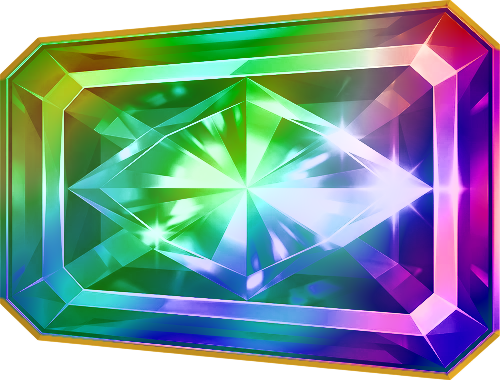
#> input picture assets/gems/multicolor.png, 500 x 380 px, found by its file name
$ python add_multicolor.py ../assets/gems/multicolor.png
#> lines starting #> are read from the running program, lines starting #| are printed output that depends on the picture
"""Put the multicolor gem on both wheels of a built game folder.
usage (repo root; needs pillow): add_multicolor.py assets/wheel-v6clean/game-published [...]
- copies assets/gems/multicolor.png as img/multicolor.webp (450x342, like the other gems)
- patches both wheel renders so 2-3 random stones per wheel and per round show the multicolor gem instead of their colour
- picks keep every colour on the wheel at least once, never touch WILD, and keep neighbours at least 3 slots apart
- the stone keeps its colour class, so the winning effect and the payout logic are unchanged (the gem is visual only)"""
import sys, re
from PIL import Image

JS = 'static/js/main.d348ebcc.js'
OLD = 'src:this.getImg(t),alt:t},e))'
NEW = 'src:window.__mc?window.__mc(e,this.props.diamondsValues,this.getImg(t),"%s"):this.getImg(t),alt:t},e))'
HELPER = '''
  // multicolor gems: 2-3 per wheel and round, replacing random stones; every colour stays on the wheel, WILD (6) is never replaced
  window.__mc = (function () {
    var cache = {};
    function pick(v) {
      var n = v.length, cnt = {}, i, k;
      v.forEach(function (x) { cnt[x] = (cnt[x] || 0) + 1; });
      var want = 2 + Math.floor(Math.random() * 2), out = [], tries = 0;
      while (out.length < want && tries++ < 200) {
        i = Math.floor(Math.random() * n);
        if (v[i] === 6 || cnt[v[i]] < 2 || out.some(function (j) { var d = Math.abs(i - j); return Math.min(d, n - d) < 3; })) continue;
        cnt[v[i]]--; out.push(i);
      }
      return out;
    }
    return function (i, v, def, side) {
      if (!v || !v.length) return def;
      var key = side + v.join(','), hit = cache[key];
      if (!hit) { cache = {}; hit = cache[key] = pick(v); }
      return hit.indexOf(i) >= 0 ? './img/multicolor.webp' : def;
    };
  })();
'''
for d in sys.argv[1:]:
    Image.open('assets/gems/multicolor.png').convert('RGBA').resize((450, 342), Image.LANCZOS).save(f'{d}/img/multicolor.webp', quality=92)
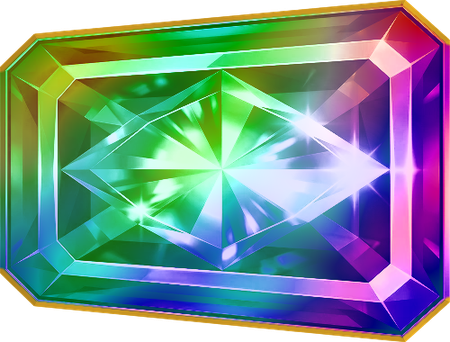
#> saved as multicolor.webp: PIL image 450x342 RGBA; mean R, G, B, A 98.1, 123.5, 121.7, 225; transparent parts drawn white
#> (the run stopped early here; a loop or call above may not have finished)

$ run again, with assets/gems/blue.png copied over assets/gems/multicolor.png
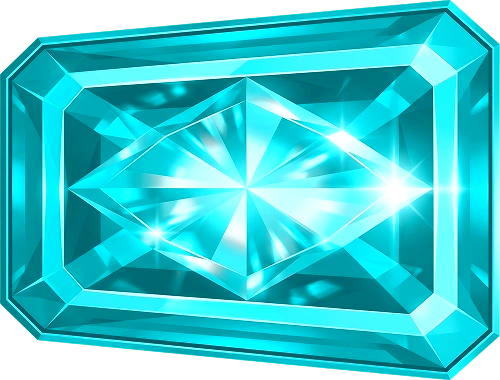
#> input picture assets/gems/blue.png, 500 x 380 px, found by its file name
#> `Image.open('assets/gems/multicolor.png').convert('RGBA').resize((450, ..`:
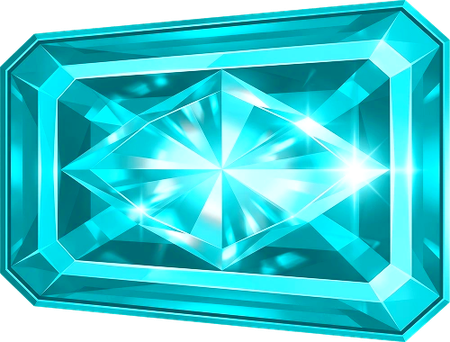
#> saved as multicolor.webp: PIL image 450x342 RGBA; mean R, G, B, A 35.1, 176.5, 183.8, 225; transparent parts drawn white
